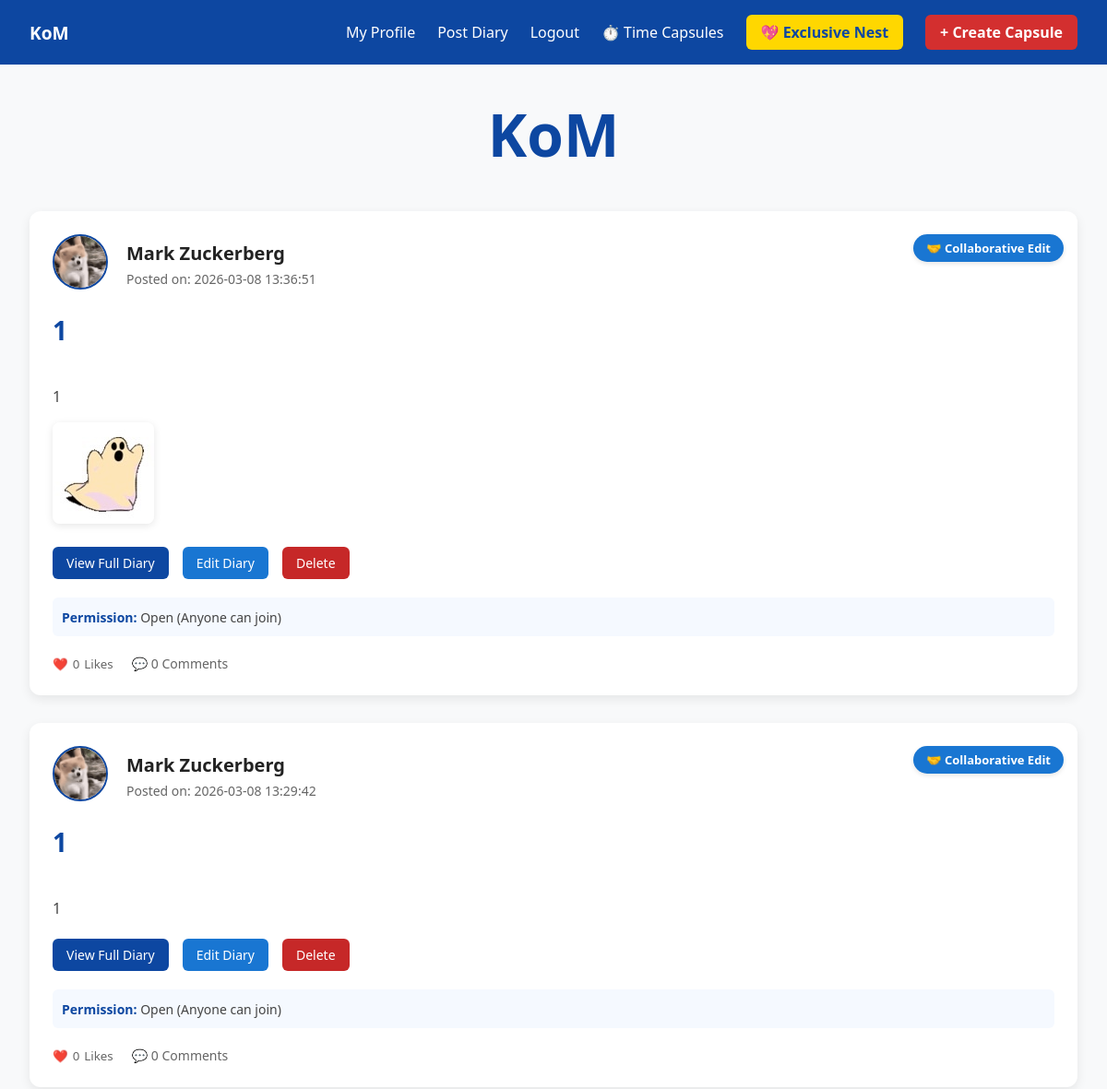
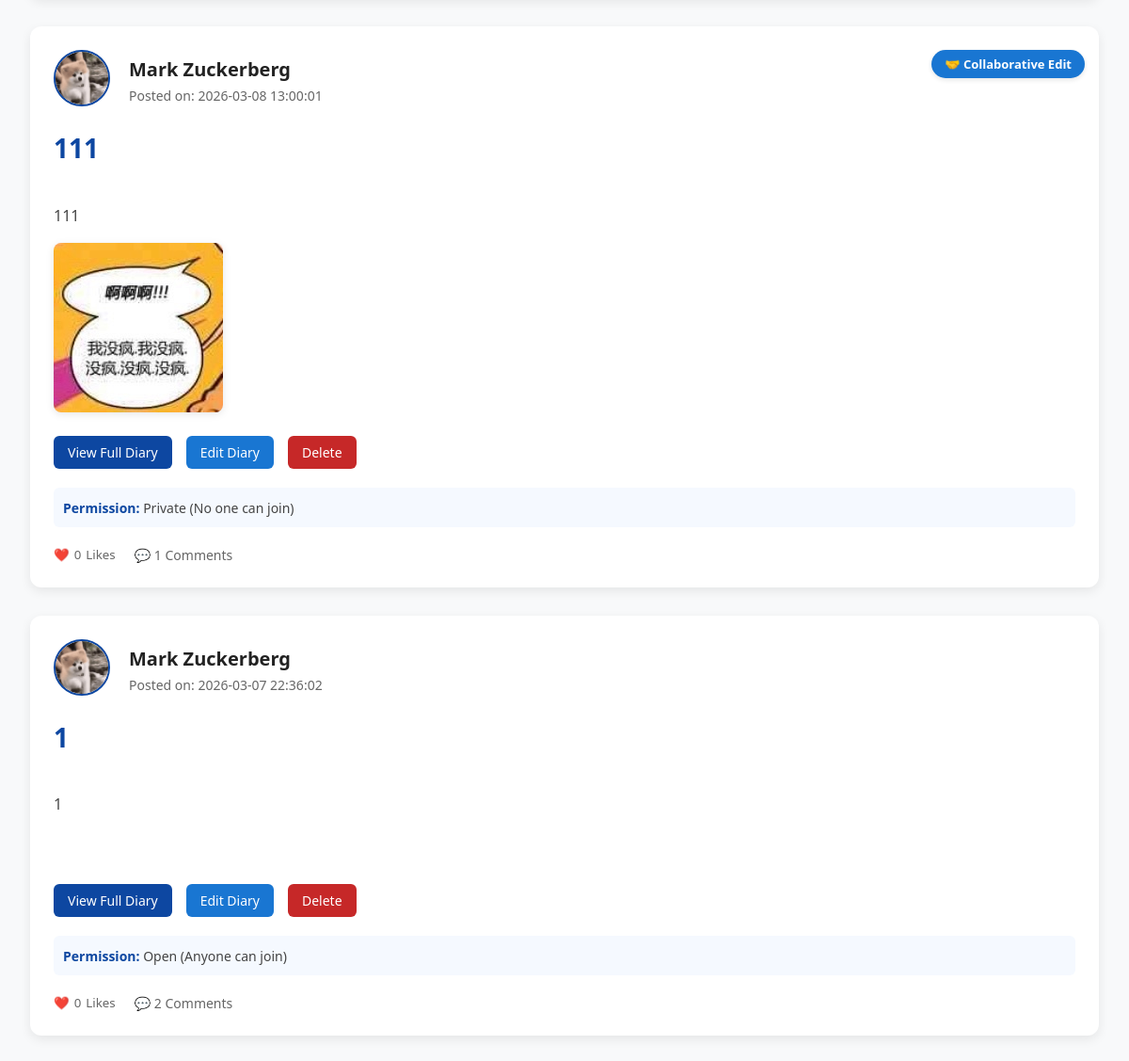
Screenshot of /home (signed in) with the database file from the repository (2 pictures, top to bottom).
### app.py (models this page shows, shortened)
class Diary(db.Model):
    id = db.Column(db.Integer, primary_key=True)
    title = db.Column(db.String(100), nullable=False)
    content = db.Column(db.Text, nullable=False)
    image_path = db.Column(db.String(200))
    created_at = db.Column(db.DateTime, default=datetime.utcnow)
    updated_at = db.Column(db.DateTime, default=datetime.utcnow)
    author_id = db.Column(db.Integer, db.ForeignKey('user.id'), nullable=False)
    last_editor_id = db.Column(db.Integer, db.ForeignKey('user.id'))
    is_collaborative = db.Column(db.Boolean, default=False)
    likes_count = db.Column(db.Integer, default=0)
    join_permission = db.Column(db.String(20), default='open')  # open/private
    author = db.relationship('User', foreign_keys=[author_id], backref='created_diaries')
    last_editor = db.relationship('User', foreign_keys=[last_editor_id])
    comments = db.relationship('Comment', backref='diary', lazy=True, cascade='all, delete-orphan')
    stickers = db.relationship('Sticker', backref='diary', lazy=True, cascade='all, delete-orphan')
    @property
    def comments_count(self):
        return len(self.comments) if self.comments else 0

class User(UserMixin, db.Model):
    id = db.Column(db.Integer, primary_key=True)
    username = db.Column(db.String(50), unique=True, nullable=False)
    email = db.Column(db.String(100), unique=True, nullable=False)
    password_hash = db.Column(db.String(200), nullable=False)
    avatar = db.Column(db.String(200), default='default_avatar.png')
    background_image = db.Column(db.String(200))
    created_at = db.Column(db.DateTime, default=datetime.utcnow)

### app.py (the view)
@app.route('/home')
@login_required
def home():
    diaries = Diary.query.order_by(Diary.created_at.desc()).all()
    for diary in diaries:
        if diary.likes_count is None:
            diary.likes_count = 0
    return render_template('home.html', diaries=diaries)

### app.py (called while the page is built)
def utc_to_local(utc_dt):
    if utc_dt is None:
        return None
    if utc_dt.tzinfo is None:
        utc_dt = pytz.utc.localize(utc_dt)
    return utc_dt.astimezone(local_tz)

@app.template_filter('local_time')
def local_time_filter(dt, format='%Y-%m-%d %H:%M:%S'):
    local_dt = utc_to_local(dt)
    return local_dt.strftime(format) if local_dt else ""

@app.context_processor
def inject_common_data():
    return dict(
        datetime=datetime,
        csrf_token=generate_csrf,
        local_tz=local_tz,
        utc_to_local=utc_to_local
    )

@login_manager.user_loader
def load_user(user_id):
    return User.query.get(int(user_id))

### templates/home.html (shortened to what this page needs)
{% extends 'base.html' %}
{% block content %}
<h1 class="home-title">KoM</h1>
<div style="display: grid; gap: 30px;">
    {% for diary in diaries %}
    <div style="
        background: white;
        border-radius: 12px;
        padding: 25px;
        box-shadow: 0 4px 12px rgba(0,0,0,0.08);
        position: relative;
    ">
        {% if diary.is_collaborative %}
        <div style="
            position: absolute;
            top: 25px;
            right: 15px;
            z-index: 10;
            background: #1976d2;
            color: white;
            padding: 6px 14px;
            border-radius: 20px;
            font-size: 13px;
            font-weight: 600;
            cursor: pointer;
            transition: all 0.2s ease;
            box-shadow: 0 2px 5px rgba(0,0,0,0.1);
        " onclick="location.href='{{ url_for('edit_diary', diary_id=diary.id) }}'">
            🤝 Collaborative Edit
        </div>
        {% endif %}
        <div style="display: flex; align-items: center; gap: 20px; margin-bottom: 20px;">
            <a href="{{ url_for('profile', user_id=diary.author.id) }}" style="text-decoration: none;">
                <img src="{{ url_for('static', filename=diary.author.avatar if diary.author.avatar else 'default_avatar.png') }}"
                     alt="{{ diary.author.username }}"
                     style="
                        width: 60px;
                        height: 60px;
                        border-radius: 50%;
                        object-fit: cover;
                        border: 2px solid #0d47a1;
                        cursor: pointer;
                        transition: transform 0.2s ease;
                     "
                     onmouseover="this.style.transform='scale(1.05)'"
                     onmouseout="this.style.transform='scale(1)'">
            </a>
            <div>
                <h3 style="font-size: 20px; color: #222; margin: 0;">{{ diary.author.username }}</h3>
                <p style="color: #666; font-size: 14px; margin: 5px 0 0 0;">
                    Posted on: {{ diary.created_at | local_time('%Y-%m-%d %H:%M:%S') }}
                </p>
            </div>
        </div>
        <div style="margin-bottom: 20px;">
            <h2 style="font-size: 28px; color: #0d47a1; margin-bottom: 15px;">{{ diary.title }}</h2>
            <p style="font-size: 16px; line-height: 1.6; color: #444; white-space: pre-line;">
                {{ diary.content[:200] }}{% if diary.content|length > 200 %}...{% endif %}
            </p>
            {% if diary.image_path %}
            <div style="margin-top: 15px;">
                <img src="{{ url_for('static', filename=diary.image_path) }}"
                     alt="Diary Image"
                     style="
                        max-width: 100%;
                        max-height: 300px;
                        border-radius: 8px;
                        object-fit: cover;
                        box-shadow: 0 2px 8px rgba(0,0,0,0.1);
                     ">
            </div>
            {% endif %}
        </div>
        <div style="display: flex; gap: 15px; margin-bottom: 20px; flex-wrap: wrap;">
            <a href="{{ url_for('view_diary', diary_id=diary.id) }}" style="
                padding: 8px 15px;
                background: #0d47a1;
                color: white;
                text-decoration: none;
                border-radius: 6px;
                font-size: 14px;
                transition: all 0.2s ease;
            " onmouseover="this.style.background='#093680'" onmouseout="this.style.background='#0d47a1'">
                View Full Diary
            </a>
            {% if diary.author_id == current_user.id or diary.is_collaborative %}
            <a href="{{ url_for('edit_diary', diary_id=diary.id) }}" style="
                padding: 8px 15px;
                background: #1976d2;
                color: white;
                text-decoration: none;
                border-radius: 6px;
                font-size: 14px;
                transition: all 0.2s ease;
            " onmouseover="this.style.background='#1565c0'" onmouseout="this.style.background='#1976d2'">
                {% if diary.author_id == current_user.id %}
                    Edit Diary
                {% else %}
                    Collaborate
                {% endif %}
            </a>
            {% endif %}
            {% if diary.author_id == current_user.id %}
            <a href="{{ url_for('delete_diary', diary_id=diary.id) }}" style="
                padding: 8px 15px;
                background: #c62828;
                color: white;
                text-decoration: none;
                border-radius: 6px;
                font-size: 14px;
                transition: all 0.2s ease;
            " onmouseover="this.style.background='#b71c1c'" onmouseout="this.style.background='#c62828'" onclick="return confirm('Are you sure to delete this diary?')">
                Delete
            </a>
            {% endif %}
        </div>
        <div style="margin-bottom: 20px; padding: 10px; background: #f5f9ff; border-radius: 6px;">
            <span style="font-size: 14px; color: #0d47a1; font-weight: 600;">Permission: </span>
            <span style="font-size: 14px; color: #444;">
                {{ 'Private (No one can join)' if diary.join_permission == 'private' else 'Open (Anyone can join)' }}
            </span>
        </div>
        <div style="display: flex; align-items: center; gap: 20px; color: #666; font-size: 14px;">
            <button onclick="likeDiary({{ diary.id }})" style="
                background: none;
                border: none;
                color: #666;
                cursor: pointer;
                display: flex;
                align-items: center;
                gap: 5px;
                transition: color 0.2s ease;
            " onmouseover="this.style.color='#e53935'" onmouseout="this.style.color='#666'">
                ❤️ <span id="like-count-{{ diary.id }}">{{ diary.likes_count if diary.likes_count else 0 }}</span> Likes
            </button>
            <button onclick="toggleComments({{ diary.id }})" style="
                background: none;
                border: none;
                color: #666;
                cursor: pointer;
                display: flex;
                align-items: center;
                gap: 5px;
                font-size: 14px;
                transition: color 0.2s ease;
            " onmouseover="this.style.color='#0d47a1'" onmouseout="this.style.color='#666'">
                💬 {{ diary.comments_count if diary.comments_count else 0 }} Comments
            </button>
        </div>
    </div>
    {% endfor %}
</div>
{% endblock %}

### templates/base.html (shortened to what this page needs)
<!DOCTYPE html>
<html lang="en">
<head>
</head>
<body>
    <nav>
        <a href="{{ url_for('home') }}" class="nav-brand">KoM</a>
        <div class="nav-links">
            {% if current_user.is_authenticated %}
            <a href="{{ url_for('profile', user_id=current_user.id) }}">My Profile</a>
            <a href="{{ url_for('create_diary') }}">Post Diary</a>
            <a href="{{ url_for('logout') }}">Logout</a>
            <a href="{{ url_for('time_capsule_list') }}">⏱️ Time Capsules</a>
            {% set nest = current_user.nest_as_user1[0] if current_user.nest_as_user1 else (current_user.nest_as_user2[0] if current_user.nest_as_user2 else None) %}
            {% if nest %}
            <a href="{{ url_for('nest_page', nest_id=nest.id) }}" style="background: #ffd700; color: #0d47a1; padding: 8px 16px; border-radius: 6px; font-weight: 600;">💖 Exclusive Nest</a>
            {% else %}
            <a href="{{ url_for('profile', user_id=current_user.id) }}" style="background: #0d47a1; color: white; padding: 8px 16px; border-radius: 6px; font-weight: 600;">📩 Invite Partner</a>
            {% endif %}
            <a href="{{ url_for('create_time_capsule') }}" style="background: #d32f2f; color: white; padding: 8px 16px; border-radius: 6px; font-weight: 600;">+ Create Capsule</a>
            {% else %}
            <a href="{{ url_for('login') }}">Login</a>
            <a href="{{ url_for('register') }}">Register</a>
            {% endif %}
        </div>
    </nav>
    <div class="container">
        {% block content %}{% endblock %}
    </div>
</body>
</html>

### templates/base.html (style rules this page uses)
* { margin: 0; padding: 0; box-sizing: border-box; font-family: 'Segoe UI', Tahoma, Geneva, Verdana, sans-serif; }
body { background-color: #f8f9fa; color: #333; }
nav { background-color: #0d47a1; padding: 1rem 2rem; display: flex; justify-content: space-between; align-items: center; }
.nav-brand { color: white; font-size: 1.2rem; font-weight: bold; text-decoration: none; }
.nav-links { display: flex; gap: 1.5rem; align-items: center; }
.nav-links a { color: white; text-decoration: none; font-size: 1rem; transition: color 0.2s; }
.container { max-width: 1200px; margin: 2rem auto; padding: 0 2rem; }
.home-title { font-size: 64px; color: #0d47a1; margin-bottom: 40px; text-align: center; font-weight: bold; }

### rows the page displays
Diary: avatar (picture), author.username "Mark Zuckerberg", created_at|local_time "2026-03-08 13:36:51", title "1", content "1", image_path (picture), shows "Edit Diary", join_permission "Open (Anyone can join)", likes_count "0"
Diary: avatar (picture), author.username "Mark Zuckerberg", created_at|local_time "2026-03-08 13:29:42", title "1", content "1", shows "Edit Diary", join_permission "Open (Anyone can join)", likes_count "0"
Diary: avatar (picture), author.username "Mark Zuckerberg", created_at|local_time "2026-03-08 13:00:01", title "111", content "111", image_path (picture), shows "Edit Diary", join_permission "Private (No one can join)", likes_count "0", comments_count "1"
Diary: avatar (picture), author.username "Mark Zuckerberg", created_at|local_time "2026-03-07 22:36:02", title "1", content "1", shows "Edit Diary", join_permission "Open (Anyone can join)", likes_count "0", comments_count "2"
